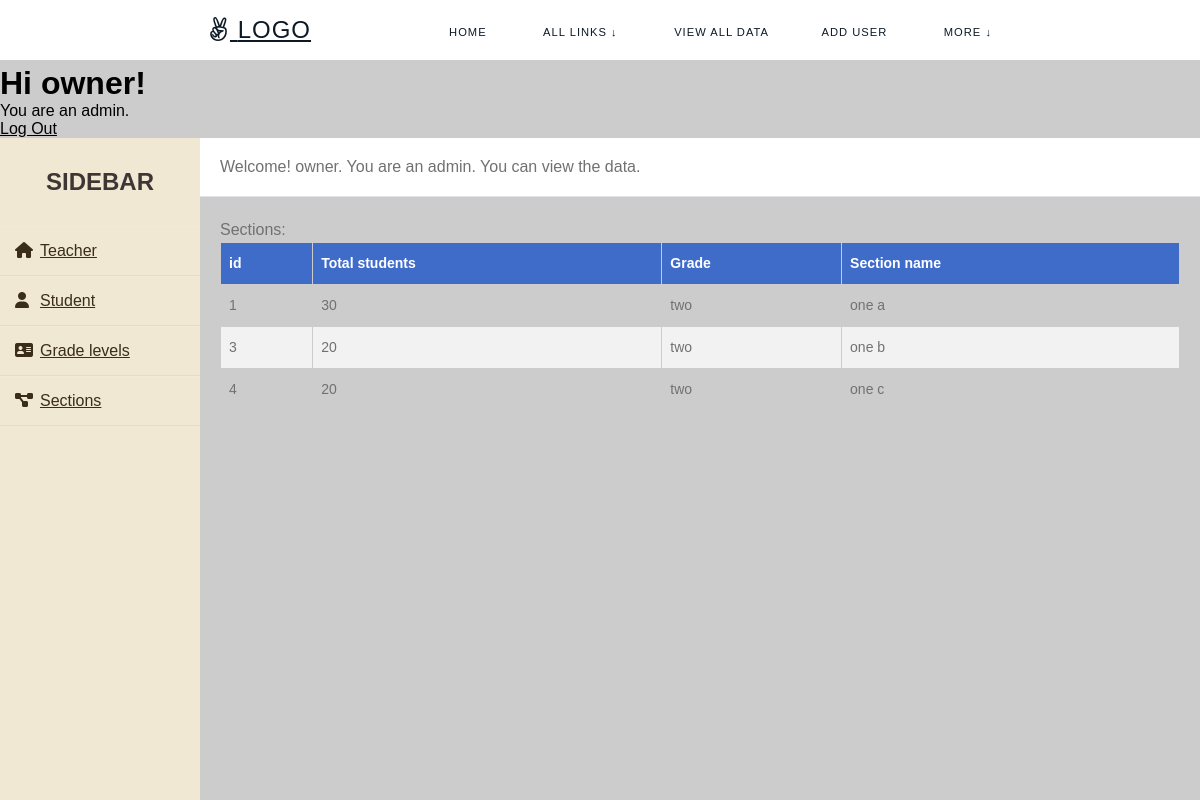
The app's page /users/viewalldata/sectionviewdata (signed in) with its own data.
### users/models.py (models this page shows)
class CustomUser(AbstractUser):
    email = models.EmailField(_('email address'))
    role = models.CharField(_('role'), max_length=250)
    USERNAME_FIELD = 'username'
    REQUIRED_FIELDS = ('email',)
    objects = CustomUserManager()
    def __str__(self):
        return self.username

class Section(models.Model):
    sectionname = models.CharField(max_length=250)
    total_students_section = models.IntegerField()
    gradelevel_id = models.ForeignKey(GradeLevel(),  on_delete=models.SET_NULL, null=True, blank=True, )
    is_deleted = models.IntegerField(default=0)

class GradeLevel(models.Model):
    gradelevel_name = models.CharField(max_length=250)
    fee = models.CharField(max_length=250)
    subjects = models.CharField(max_length=250)
    is_deleted = models.IntegerField(default=0)

### users/views.py (the view)
# urls.py: path('viewalldata/sectionviewdata', views.sectionviewdata, name='sectionviewdata'),
def sectionviewdata(request):
    sections = Section.objects.all()
    return render(request, "sectionviewdata.html", context={"sections":sections, })

### templates/sectionviewdata.html (shortened to what this page needs)
{% extends 'viewalldata.html' %}
{% block data %}
    Sections:
    <table>
        <thead>
            <tr>
                <th>id</th><th>Total students</th><th>Grade</th><th>Section name</th>
            </tr>
        </thead>
        <tbody>
            {% for data in sections %}
                <tr>
                    <td>{{ data.id }}</td> <td>{{ data.total_students_section }}</td> <td>{{ data.gradelevel_id.gradelevel_name }}</td> <td>{{data.sectionname}}</td>
                </tr>
            {% endfor %}
        </tbody>
      </table><br>
{% endblock %}

### templates/viewalldata.html (shortened to what this page needs)
{% extends 'base.html' %}
{% block content %}
<body>
{% if user.role == "admin" %}
<div class="wrapper">
    <div class="sidebar">
        <h2>Sidebar</h2>
        <ul>
            <li><a href="{% url 'teacherviewdata' %}"><i class="fas fa-home"></i>Teacher</a></li>
            <li><a href="{% url 'studentviewdata' %}"><i class="fas fa-user"></i>Student</a></li>
            <li><a href="{% url 'gradelevelviewdata' %}"><i class="fas fa-address-card"></i>Grade levels</a></li>
            <li><a href="{% url 'sectionviewdata' %}"><i class="fas fa-project-diagram"></i>Sections</a></li>
        </ul>
    </div>
    <div class="main_content">
        <div class="header">Welcome! {{user.username}}. You are an admin. You can view the data. </div>
        <div class="info">
        {% block data %}
        {% endblock %}
{% else %}
    error: you are not an admin
{% endif %}
      </div>
    </div>
</div>
</body>
{% endblock %}

### templates/base.html (shortened to what this page needs)
<!DOCTYPE html>
<html lang="en">
<head>
</head>
<link href="https://stackpath.bootstrapcdn.com/font-awesome/4.7.0/css/font-awesome.min.css" rel="stylesheet">
<body style="overflow: scroll; padding-top: 65px; ">
    <nav id="navbar" class="">
        <div class="nav-wrapper">
          <div class="logo">
            <a href="{% url 'home' %}"><i class="fa fa-angellist"></i> Logo</a>
          </div>
          <ul id="menu">
            <li><a href="{% url 'home' %}">Home</a></li>
            {% if user.role == "admin" %}
                <li>
                    <div class="dropdown">
                        <a>All Links ↓</a>
                    </div>
                </li>
                <li><a href="{% url 'viewalldata' %}">View all data</a></li>
                <li><a href="{% url 'add_user' %}">Add User</a></li>
            {% endif %}
            <li>
                <div class="dropdown">
                    <a>More ↓</a>
                </div>
            </li>
          </ul>
        </div>
      </nav>
    <main>
        {% if user.is_authenticated %}
            <h1>Hi {{user}}!</h1>
            {% if user.role == "student" %}
                You are a student.<br>
            {% elif user.role == "teacher" %}
                You are a teacher.<br>
            {% elif user.role == "admin" %}
                You are an admin.<br>
            {% else %}
                You don't have any role.
            {% endif %}
            <p><a href="{% url 'logout_view' %}">Log Out</a></p>
            {% block content %}
            {% endblock %}
        {% endif %}
    </main>
</body>
</html>

### templates/base.html (style rules this page uses)
a { text-decoration: none; font-size: 22px; color: black; }
* { margin: 0; }
body { background-color: #e8f5ff; font-family: Arial; overflow: scroll; }
* { border: 0; box-sizing: border-box; margin: 0; padding: 0; }
body { background: rgb(250, 250, 250) url(http://lorempixel.com/1920/1080/nature/); font-family: Lato, Helvetica, Arial, sans-serif; }
a { color: inherit; font-family: inherit; font-size: inherit; text-decoration: underline; }
#navbar { background: white; color: rgb(13, 26, 38); position: fixed; top: 0; height: 60px; line-height: 60px; width: 100vw; z-index: 10; }
.nav-wrapper { margin: auto; text-align: center; width: 70%; }
.logo { float: left; margin-left: 28px; font-size: 1.5em; height: 60px; letter-spacing: 1px; text-transform: uppercase; }
#navbar ul { display: inline-block; float: right; list-style: none; margin-top: -2px; text-align: right; transition: transform 0.5s ease-out; -webkit-transition: transform 0.5s ease-out; }
@media (orientation: landscape) { #navbar ul { display: inline-block; } }
#navbar li { display: inline-block; }
#navbar li a { color: rgb(13, 26, 38); display: block; font-size: 0.7em; height: 50px; letter-spacing: 1px; margin: 0 20px; padding: 0 4px; position: relative; text-decoration: none; text-transform: uppercase; transition: all 0.5s ease; -webkit-transition: all 0.5s ease; }
#navbar li a:before, #navbar li a:after { content: ''; position: absolute; width: 0%; height: 1px; bottom: -1px; background: rgb(13, 26, 38); }
#navbar li a:before { left: 0; transition: 0.5s; }
#navbar li a:after { background: rgb(13, 26, 38); right: 0; }
.dropdown { position: relative; display: inline-block; text-align: left; padding: 4px; }

### templates/viewalldata.html (style rules this page uses)
th, td { border: 3px solid black; }
* { margin: 0; padding: 0; box-sizing: border-box; list-style: none; text-decoration: none; font-family: 'Josefin Sans', sans-serif; }
body { background-color: #f3f5f9; }
.wrapper { display: flex; position: relative; }
.wrapper .sidebar { width: 200px; height: 100%; background: #f1e8d4; padding: 30px 0px; position: fixed; }
.wrapper .sidebar h2 { color: #3e3535; text-transform: uppercase; text-align: center; margin-bottom: 30px; }
.wrapper .sidebar ul li { padding: 15px; border-bottom: 1px solid #bdb8d7; border-bottom: 1px solid rgba(0,0,0,0.05); border-top: 1px solid rgba(255,255,255,0.05); }
.wrapper .sidebar ul li a { color: #3a2d1a; display: block; }
.wrapper .sidebar ul li a .fas { width: 25px; }
.wrapper .main_content { width: 100%; margin-left: 200px; }
.wrapper .main_content .header { padding: 20px; background: #fff; color: #717171; border-bottom: 1px solid #e0e4e8; }
.wrapper .main_content .info { margin: 20px; color: #717171; line-height: 25px; }

### templates/sectionviewdata.html (style rules this page uses)
body { font-family: Arial, sans-serif; }
table { width: 100%; border-collapse: collapse; font-size: 14px; }
th, td { border: 1px solid #ccc; padding: 8px; text-align: left; }
th { background-color: #406cc9; color: white; font-weight: bold; }
tr:nth-child(even) { background-color: #f2f2f2; }

### records on screen
CustomUser: username "owner"
Section: id "1", total_students_section "30", gradelevel_id.gradelevel_name "two", sectionname "one a"
Section: id "3", total_students_section "20", gradelevel_id.gradelevel_name "two", sectionname "one b"
Section: id "4", total_students_section "20", gradelevel_id.gradelevel_name "two", sectionname "one c"
